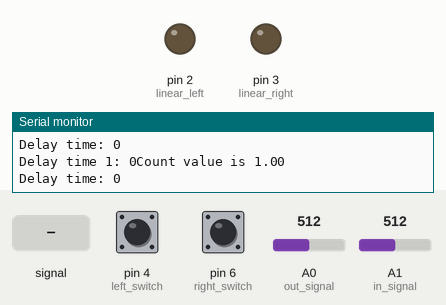
Simulated run of this sketch. Board: Arduino Uno, built with avr-gcc and run on an emulated ATmega328P. Parts: output pins drawn as LEDs (lit = HIGH), the last lines printed to the serial monitor. Dashed ring = blinking. The inputs (shaded band) are chosen by the test bench; at power-on: pin 4 (left_switch) HIGH, A1 (in_signal) = 512, A0 (out_signal) = 512, pin 6 (right_switch) HIGH. EEPROM starts erased.

Above: at 1.2 s.
1.3 s: A0 (out_signal) fed a 200 Hz sine of ±255 counts around its level
3.2 s: pin 4 (left_switch) pulled LOW for 1 s
At 5.2 s:
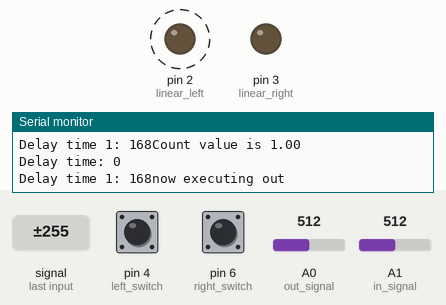
7.2 s: A1 (in_signal) fed a 200 Hz sine of ±255 counts around its level
At 8.7 s:
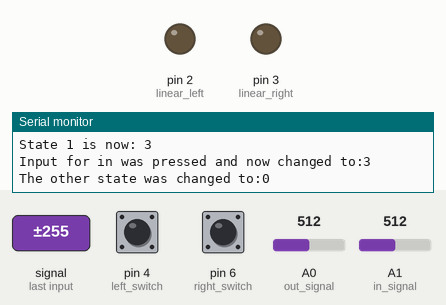
10.2 s: A1 (in_signal) set to 716
At 10.55 s:
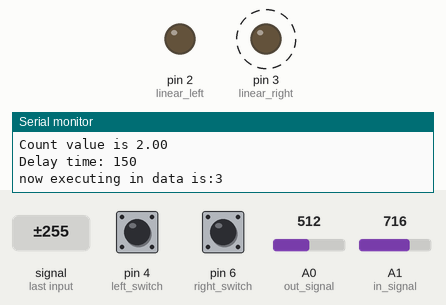
13.2 s: A1 (in_signal) fed a 1000 Hz sine of ±255 counts around its level
At 13.64 s:
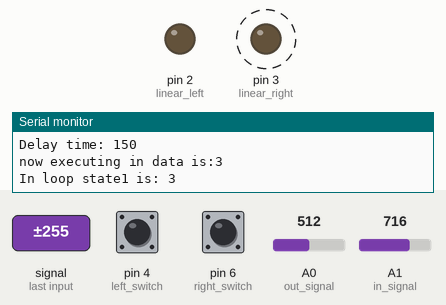
16.2 s: A0 (out_signal) set to 306
At 17.62 s:
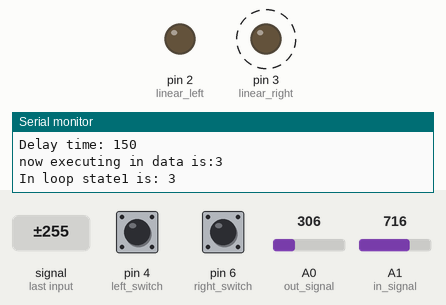
Timing chart, 0 to 20.2 s (numbered marks = the images above; inputs shaded):
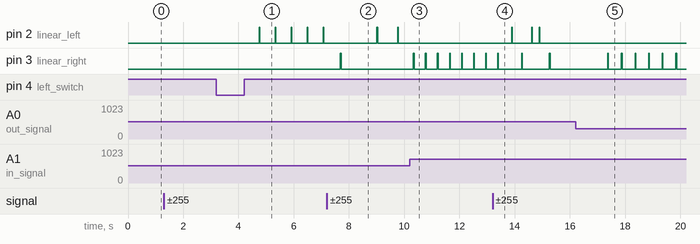

The sketch:

Linear_motion.ino
```cpp
//D is out on the remote
#include <EEPROM.h>
int linear_left = 2;
int linear_right = 3;
int left_switch = 4;
int right_switch = 6;
int empty = 13;
int in_signal= A1;
int out_signal = A0;
int left;
int right;
int state;
int state1;
int state2;
int inn;
int outt;
int in_address = 1;
int out_address = 2;
int counter = 6;
float count;
unsigned long previousCount = 0;
int outDelay1 = 3500;
int outDelay2 = 2500;
int delayTime;
int delayTime1;
int in_dir;
int out_dir;
unsigned long t = 0;
unsigned long ct;
int interval;
int x;
int y;
int x1;
int y1;
void setup() {

  pinMode(linear_left, OUTPUT);
  pinMode(linear_right, OUTPUT);
  pinMode(left_switch,INPUT_PULLUP);
  pinMode(right_switch, INPUT_PULLUP);
  pinMode(in_signal, INPUT);
  pinMode(out_signal, INPUT);
  Serial.begin(9600);
  in_dir = EEPROM.read(in_address);
  out_dir = EEPROM.read(out_address);
  count = EEPROM.read(counter);
  x = 1;
  x1 = 1;
}


//Loop section
void loop() {
    // put your main code here, to run repeatedly:
  inn = analogRead(in_signal);
  outt= analogRead(out_signal);
  in_dir = EEPROM.read(in_address);
  out_dir = EEPROM.read(out_address);

  count = EEPROM.read(counter);
  if (count >= 250){
    count = 1;
    EEPROM.update(counter, count);
  }
  Serial.print("Count value is ");
  Serial.println(count);
  Serial.print("Delay time: ");
  Serial.println(delayTime);
  Serial.print("Delay time 1: ");
  Serial.print(delayTime1);


  ct = millis();

  while (inn>=600){
    count = EEPROM.read(counter);
    ct = millis();
    if ((ct - previousCount)>=1000) {
      previousCount = ct;

      if (count >=250)
      {
        count = 1;
        EEPROM.update(counter, count);
      }
      count = count + 1;
      EEPROM.update(counter, count);

    }
    inn = analogRead(in_signal);
    if (out_dir == linear_left) {
      Serial.println("out_dir is equal to linear left");
      Serial.print("out_dir data is ");
      Serial.println(out_dir);

      state1 = linear_right;
      Serial.print("State 1 is now: ");
      Serial.println(state1);
      EEPROM.update(in_address, state1);
      state2 = false;
      EEPROM.update(out_address, false);
      Serial.print("Input for in was pressed and now changed to:");
      in_dir = EEPROM.read(in_address);
      Serial.println(in_dir);
      Serial.print("The other state was changed to:");
      out_dir = EEPROM.read(out_address);
      Serial.println(out_dir);

    }
    if (out_dir == linear_right){
      Serial.println("out_dir is equal to linear right");
      state1= linear_left;
      Serial.print("State 1 is now: ");
      Serial.println(state1);
      EEPROM.update(in_address, state1);
      state2 = false;
      EEPROM.update(out_address, false);
      Serial.print("Input for in was pressed and now changed to:");
      in_dir = EEPROM.read(in_address);
      Serial.println(in_dir);
      Serial.print("The other state was changed to:");
      out_dir = EEPROM.read(out_address);
      Serial.println(out_dir);
    }
    Serial.print("now executing in data is:");
    in_dir = EEPROM.read(in_address);
    Serial.println(in_dir);

    in();

    }
    ct = millis();
    t = ct;
    //previousCount = ct;


  if (outt>=600) {
    count = EEPROM.read(counter);
    ct = millis();
    if ((ct - previousCount)>=1000) {
      if (count >=250)
      {
        count = 1;
        EEPROM.update(counter, count);
      }
      previousCount = ct;
      count = count - 1.1;
      EEPROM.update(counter, count);

      if (count >=250)
      {
        count = 1;
        EEPROM.update(counter, count);
      }

    }


    outt= analogRead(out_signal);
   if (in_dir == linear_left) {
      state2 = linear_right;
      EEPROM.update(out_address, state2);
      state1 = false;
      EEPROM.update(in_address, false);
    }
    if (in_dir == linear_right){
      state2= linear_left;
      EEPROM.update(out_address, state2);
      state1 = false;
      EEPROM.update(in_address, false);
    }
    Serial.println("now executing out");

    out();

    }
    ct = millis();
    t = ct;
    //previousCount = ct;
    x1=1;

}


void in() {
  left = digitalRead(left_switch);
  right= digitalRead(right_switch);
  in_dir = EEPROM.read(in_address); //check what was saved to the memory initially
  state1 = in_dir; //the saved data is equal to the state
  Serial.print("In loop state1 is: ");
  Serial.println(state1);


  //if the left switch was pressed, change the direction
  if (left==0) {
    state1 = linear_left;
    digitalWrite(state1, 1);
    delay(500);
    digitalWrite(state1, 0);
    EEPROM.update(in_address, state1);
    }

  //if the right switch was pressed, change the direction
  if (right==0) {
    state1 = linear_right;
    EEPROM.update(in_address, state1);
    }


  //now let's set the digital outputs. After setting it has high or low , it has to check in case the stae has been changed to avoid errors
  in_dir = EEPROM.read(in_address); //check what was saved to the memory
  state1 = in_dir;
  Serial.print("I am about to set it as output and the state is: ");
  Serial.println(state1);
  count = EEPROM.read(counter);
  Serial.print("Count value is ");
  Serial.println(count);
  if (count < 50) {
    delayTime = 150;
  }
  else {
    delayTime = 150;
    if ((count >=240) && (count <245)) {
      count = 241;
      EEPROM.update(counter, count);
    }
  }
  Serial.print("Delay time: ");
  Serial.println(delayTime);
  ct = millis();
  if (x == 1) {
    if ((ct - t) >= delayTime) {
      t = ct;
      x = 0;
      y = 1;
      inn = analogRead(in_signal);

       if (inn>=600){
         digitalWrite(state1, 1);
         delay(25);
         digitalWrite(state1, 0);
  }
    }

  }


  if (y == 1) {
    if ((ct - t) >= 50) {
      t = ct;
      x = 1;
      y = 0;
      digitalWrite(state1, 0);
  }
    }

  }


 void out() {
  left = digitalRead(left_switch);
  right= digitalRead(right_switch);
  out_dir = EEPROM.read(out_address); //check what was saved to the memory initially
  state2 = out_dir; //the saved data is equal to the state


  //if the left switch was pressed, change the direction
  if (left==0) {
    state2=linear_left;
    EEPROM.update(out_address, state2);
    }

  //if the right switch was pressed, change the direction
  if (right == 0) {
    state2 = linear_right;
    EEPROM.update(out_address, state2);
    }


  //now let's set the digital outputs. After setting it has high or low , it has to check in case the stae has been changed to avoid errors
  out_dir = EEPROM.read(out_address); //check what was saved to the memory
  state2 = out_dir;


      count = EEPROM.read(counter);

    ct = millis();
    if ((ct - previousCount)>=1000) {
      previousCount = ct;
      if (count >=250)
      {
        count = 1;
        EEPROM.update(counter, count);
      }
      //count = count - 1;
      EEPROM.update(counter, count);

      if (count >=250)
      {
        count = 1;
        EEPROM.update(counter, count);
      }


    }
    Serial.print("Count value is ");
    Serial.println(count);

    count = EEPROM.read(counter);
  if (count <= 73) {
    delayTime1 = 168;
  }
  else {
    delayTime1 = 168;
  }

      delay(delayTime1);


    ct = millis();
    if ((ct - previousCount)>=1000) {
      previousCount = ct;
      if (count >=250)
      {
        count = 1;
        EEPROM.update(counter, count);
      }
      count = count - 1.1;
      EEPROM.update(counter, count);

      if (count >=250)
      {
        count = 1;
        EEPROM.update(counter, count);
      }


    }

      if (left==0) {
    state2=linear_left;
    EEPROM.update(out_address, state2);
    }

  //if the right switch was pressed, change the direction
  if (right == 0) {
    state2 = linear_right;
    EEPROM.update(out_address, state2);
        }

        outt= analogRead(out_signal);
       if (outt>=600){
         digitalWrite(state2, 1);
         delay(25);
         digitalWrite(state2, 0);
         delay(50);

  }


  }
```

Measured:
- after the input at 3.2 s, pin 2 (linear_left): alternates HIGH for 0.03 s and LOW for 0.56 s, starting after 1.5 s
- after the input at 7.2 s, pin 2 (linear_left): alternates HIGH for 0.03 s and LOW for 0.72 s, starting after 1.8 s; pin 3 (linear_right): LOW → HIGH after 0.49 s, → LOW 0.03 s later
- after the input at 10.2 s, pin 2 (linear_left): stays LOW (without the input it goes to HIGH after 0.65 s)
- after the input at 13.2 s, pin 2 (linear_left): goes HIGH 0.03 s, LOW 0.70 s, HIGH 0.03 s, LOW 0.25 s, HIGH 0.03 s, then LOW, starting after 0.69 s; pin 3 (linear_right): alternates HIGH for 0.03 s and LOW for 0.97 s, starting after 1.1 s
- after the input at 16.2 s, pin 2 (linear_left): stays LOW (without the input it goes to HIGH after 1.1 s)
